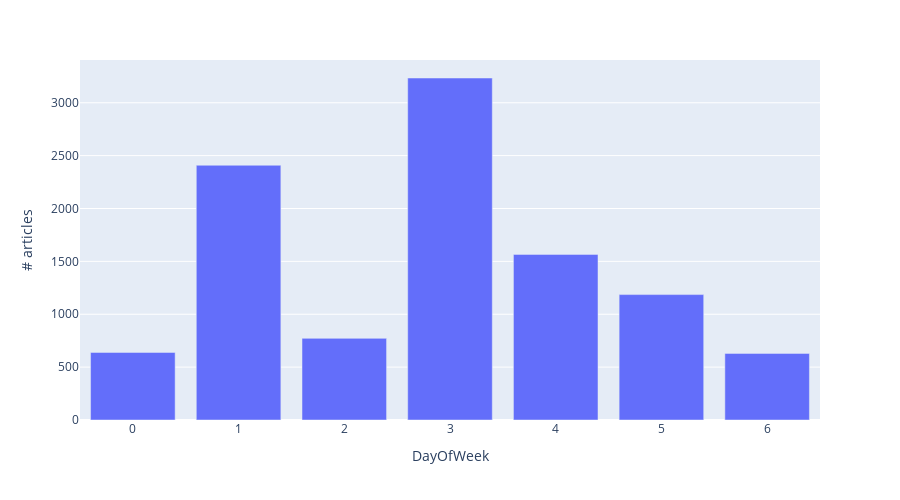

Notebook code cell kept with this figure:
### Code cell
day=df.groupby("Day_Of_Week")["source_id"].count().index
num_articles=df.groupby("Day_Of_Week")["source_id"].count()
fig = px.bar(x=day, y=num_articles, height=500, width=900)
fig.update_xaxes(title_text='DayOfWeek')
fig.update_yaxes(title_text='# articles')
fig.update_xaxes(type='category')

fig.show()

### Figure 1 — Plotly figure (JSON) as saved in the notebook; plotly's stock layout.template omitted (floating-point values rounded to 4 significant figures)
{"data": [{"alignmentgroup": "True", "hovertemplate": "x=%{x}<br>y=%{y}<extra></extra>", "legendgroup": "", "marker": {"color": "#636efa"}, "name": "", "offsetgroup": "", "orientation": "v", "showlegend": false, "textposition": "auto", "type": "bar", "x": [0, 1, 2, 3, 4, 5, 6], "xaxis": "x", "y": [639, 2409, 772, 3234, 1566, 1186, 630], "yaxis": "y"}], "layout": {"barmode": "relative", "height": 500, "legend": {"tracegroupgap": 0}, "margin": {"t": 60}, "width": 900, "xaxis": {"anchor": "y", "domain": [0, 1], "title": {"text": "DayOfWeek"}, "type": "category"}, "yaxis": {"anchor": "x", "domain": [0, 1], "title": {"text": "# articles"}}}}
